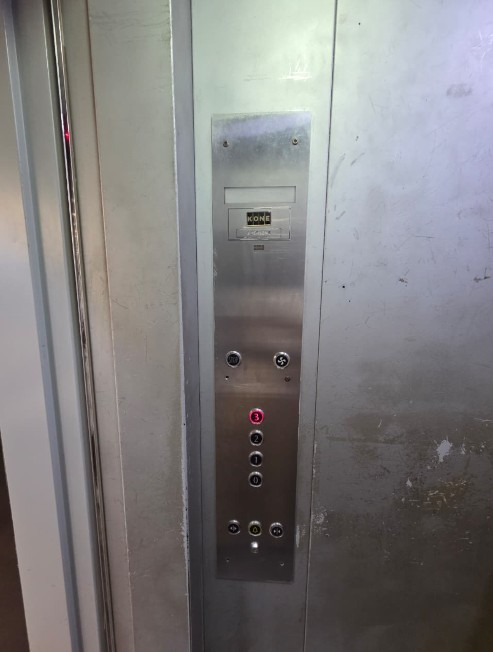
#> input picture elevator_mod_pipeline/tests/images/COP.jpg, 493 x 652 px
$ python -i input_validation.py   (imports and definitions only)   (older library calls are emulated)
#> lines starting #> are read from the running program, lines starting #| are printed output that depends on the picture
from __future__ import annotations

import math
from typing import Any

import cv2
import numpy as np


DEFAULT_CONFIG: dict[str, Any] = {
    "enabled": True,
    "fail_on_invalid": True,
    "require_elevator": True,
    "weights": {
        "perspective": 0.28,
        "visibility": 0.15,
        "sharpness": 0.10,
        "exposure": 0.12,
        "context": 0.08,
        "crop_scale": 0.07,
        "composition": 0.08,
        "technical_defects": 0.07,
        "geometric_defects": 0.05,
    },
    "hard_fails": {
        "perspective_fail": 0.25,
        "perspective_review": 0.52,
        "visibility_min": 0.40,
        "sharpness_extreme_min": 0.05,
        "exposure_min": 0.30,
        "composition_min": 0.24,
        "technical_defects_min": 0.35,
        "geometric_defects_min": 0.10,
        "min_short_side": 300,
    },
    "thresholds": {
        "pass": 0.58,
        "review": 0.45,
    },
    "elevator_presence": {
        "min_score": 0.22,
        "door_min_score": 0.30,
        "cabin_min_score": 0.34,
        "panel_min_score": 0.25,
        "door_min_area_ratio": 0.05,
        "standalone_panel_min_score": 0.30,
        "standalone_panel_min_area_ratio": 0.02,
        "valid_types": [
            "tall stainless steel elevator operating panel with round buttons",
            "elevator call button panel",
            "wheelchair button",
            "accessibility_control_panel",
            "floor_indicator_display",
            "weight_limit_sign",
            "elevator_door",
            "elevator_cabin",
            "threshold_plate",
            "handrail",
            "security_camera",
            "emergency_phone",
        ],
    },
}


# [11 lines left out: function merged_validation_config, not called in this run]


def clamp(x: float, lo: float = 0.0, hi: float = 1.0) -> float:
    return max(lo, min(hi, float(x)))


def normalize_range(x: float, low: float, high: float) -> float:
    return clamp((x - low) / (high - low)) if high != low else 0.0


# [201 lines left out: functions validate_input_image, image_tilt_degrees, validate_elevator_or_cop_upload, upload_line_stats, not called in this run]


def upload_button_count(gray: np.ndarray) -> int:
    blur = cv2.GaussianBlur(gray, (5, 5), 0)
    circles = cv2.HoughCircles(
        blur,
        cv2.HOUGH_GRADIENT,
        dp=1.2,
        minDist=max(10, int(min(gray.shape) * 0.045)),
        param1=80,
        param2=14,
        minRadius=max(3, int(min(gray.shape) * 0.008)),
        maxRadius=max(8, int(min(gray.shape) * 0.08)),
    )
    circle_count = 0 if circles is None else int(circles.shape[1])
    masks = [
        cv2.threshold(blur, max(40, float(blur.mean()) + 26), 255, cv2.THRESH_BINARY)[1],
        cv2.threshold(blur, min(215, float(blur.mean()) - 26), 255, cv2.THRESH_BINARY_INV)[1],
    ]
    count = 0
    img_area = max(gray.shape[0] * gray.shape[1], 1)
    centers: list[tuple[int, int]] = []
    for mask in masks:
        contours, _ = cv2.findContours(mask, cv2.RETR_EXTERNAL, cv2.CHAIN_APPROX_SIMPLE)
        for contour in contours:
            area = cv2.contourArea(contour)
            if area < img_area * 0.00004 or area > img_area * 0.035:
                continue
            perimeter = cv2.arcLength(contour, True)
            if perimeter <= 0:
                continue
            circularity = 4 * math.pi * area / (perimeter * perimeter)
            x, y, w, h = cv2.boundingRect(contour)
            aspect = h / max(w, 1)
            if 0.42 <= circularity <= 1.40 and 0.45 <= aspect <= 2.2:
                center = (int(x + w / 2), int(y + h / 2))
                if all(abs(center[0] - cx) > max(3, w // 2) or abs(center[1] - cy) > max(3, h // 2) for cx, cy in centers):
                    centers.append(center)
                    count += 1
    return max(count, circle_count)


# [452 lines left out: functions perspective_score, visibility_score, sharpness_score, exposure_score, context_score, crop_scale_score and 7 more, not called in this run]

>>> import cv2
>>> picture = cv2.imread('../tests/images/COP.jpg', cv2.IMREAD_GRAYSCALE)
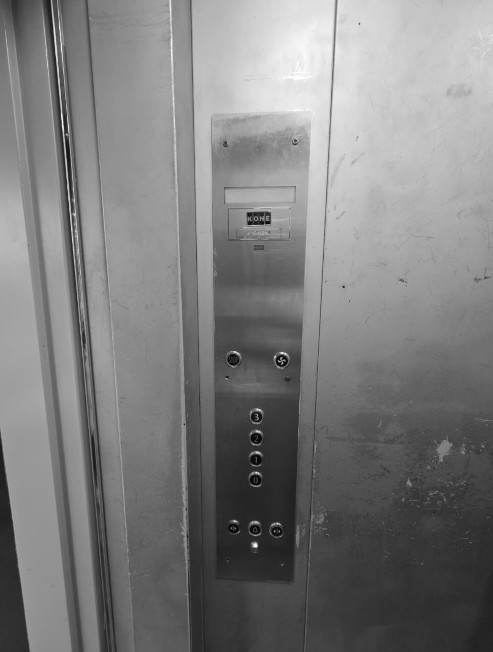
#> picture: shape (652, 493); min 0, max 255, mean 125.9
>>> result = upload_button_count(picture)
#> in upload_button_count, `circles = cv2.HoughCircles( blur, cv2.HOUGH_GRADIENT, dp=1.2, minDist=..`: circles = 126 rows, first 8: [34.2, 47.4, 29.04], [63, 235.8, 38.28], [39, 82.2, 30.24], [246.6, 213, 27.48], [288.6, 223.8, 38.28], [42.6, 124.2, 30.36], [66.6, 361.8, 26.28], [48.6, 187.8, 29.04]
#> in upload_button_count, `circle_count = 0 if circles is None else int(circles.shape[1])`: circle_count = 126
#> the loop in upload_button_count, `for mask in masks:` made 2 passes
#> after the loop in upload_button_count, `for mask in masks:`: centers = [(259, 248), (259, 218), (65, 10)]; count = 3
#> result = 126

$ run again, on elevator_mod_pipeline/tests/images/Sample.jpg
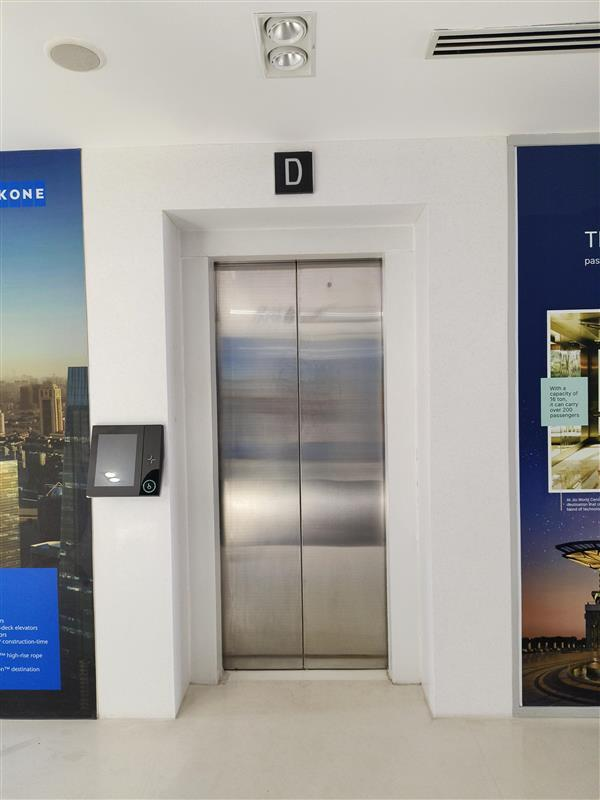
#> input picture elevator_mod_pipeline/tests/images/Sample.jpg, 600 x 800 px
#> `picture = cv2.imread('../tests/images/COP.jpg', cv2.IMREAD_GRAYSCALE)`:
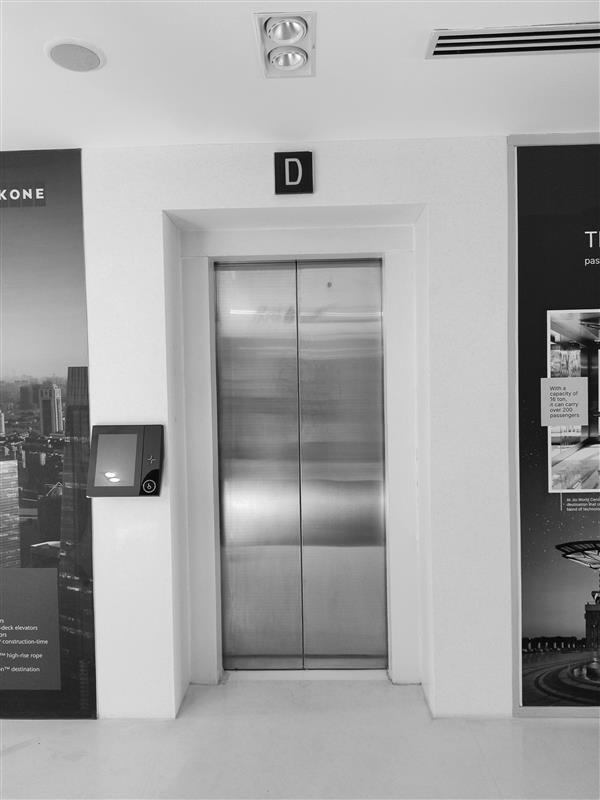
#> picture: shape (800, 600); min 0, max 255, mean 161.5
#> circles = 150 rows, first 8: [565.8, 460.2, 28.72], [289.8, 48.6, 29.56], [252.6, 291, 46], [30.6, 468.6, 31.36], [568.2, 664.2, 28.48], [562.2, 605.4, 47.32], [99, 455.4, 41.8], [36.6, 418.2, 35.44]
#> circle_count = 150
#> the loop in upload_button_count, `for mask in masks:` made 2 passes
#> after the loop in upload_button_count, `for mask in masks:`: centers = [(314, 502), (261, 510), (112, 477), (8, 467), (294, 173), (41, 207), (269, 56)]; count = 7
#> result = 150
